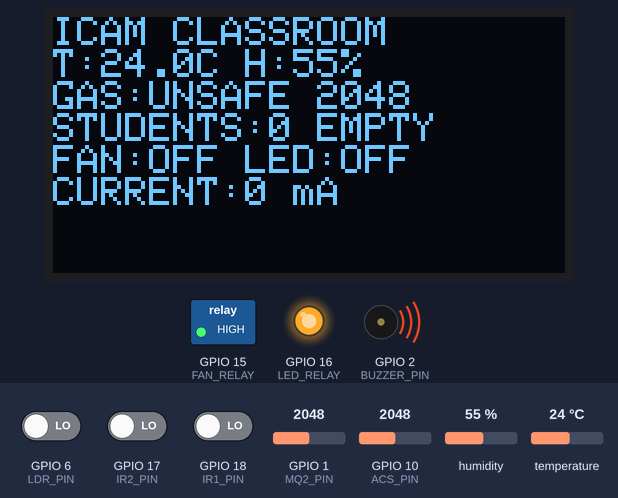
This sketch was run on a simulated ESP32-S3. On the bench: 128×64 one-colour display, switched loads named in the sketch (green lamp = pin HIGH), output pins drawn as LEDs (lit = HIGH), buzzer (waves = sounding, pin HIGH). Inputs (shaded band) come from the test bench; at power-on: GPIO 1 (MQ2_PIN) = 2048, humidity 55 %, GPIO 10 (ACS_PIN) = 2048, temperature 24 °C, GPIO 6 (LDR_PIN) LOW, GPIO 17 (IR2_PIN) LOW, GPIO 18 (IR1_PIN) LOW (analog values on the 0–4095 scale). Storage starts empty; what the sketch prints to the serial monitor is not drawn.

Above: at 1.6 s.
1.7 s: GPIO 1 (MQ2_PIN) set to 1939
At 3.0 s:
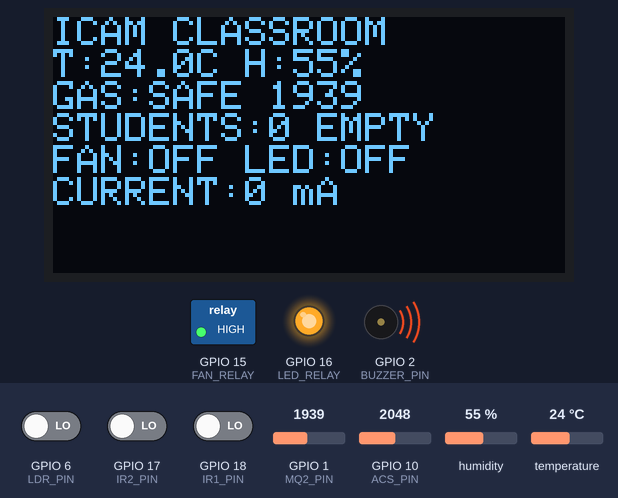
6.9 s: GPIO 1 (MQ2_PIN) set to 2040
At 13.3 s:
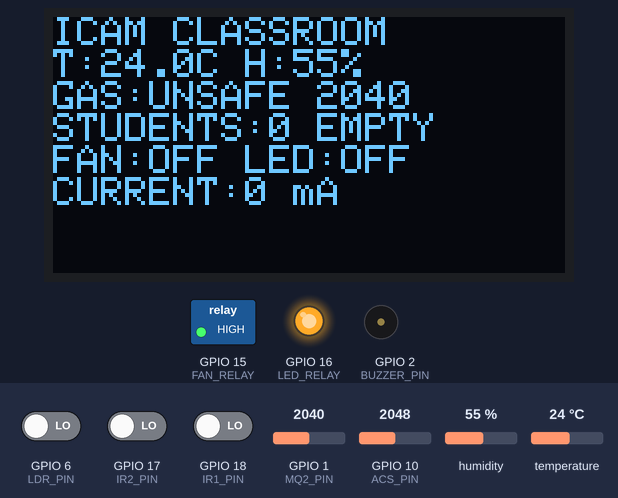
13.6 s: humidity set to 22 %
At 16.1 s:
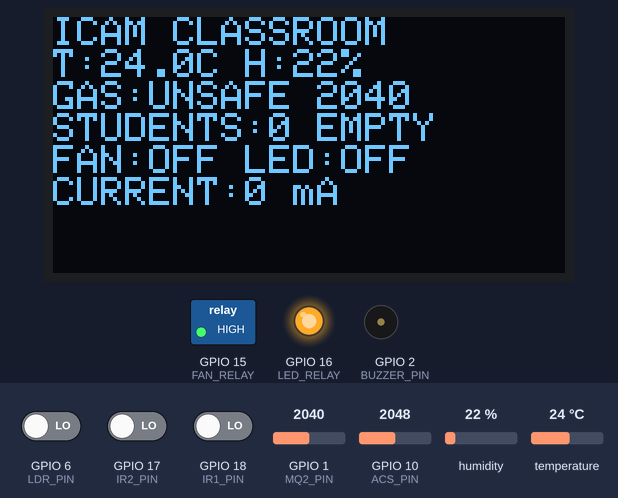
16.9 s: GPIO 10 (ACS_PIN) set to 1960
At 18.6 s:
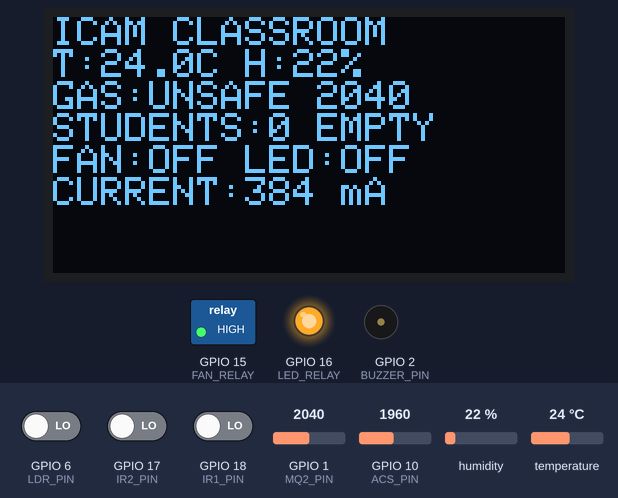
18.9 s: temperature set to 12 °C
At 21.3 s:
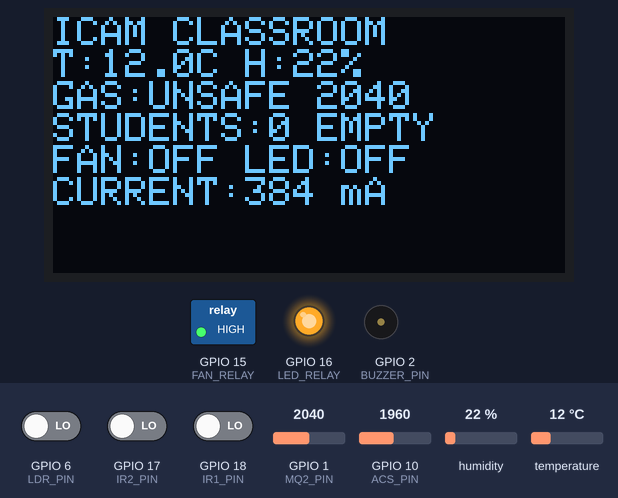
21.9 s: GPIO 10 (ACS_PIN) set to 2040
At 22.8 s:
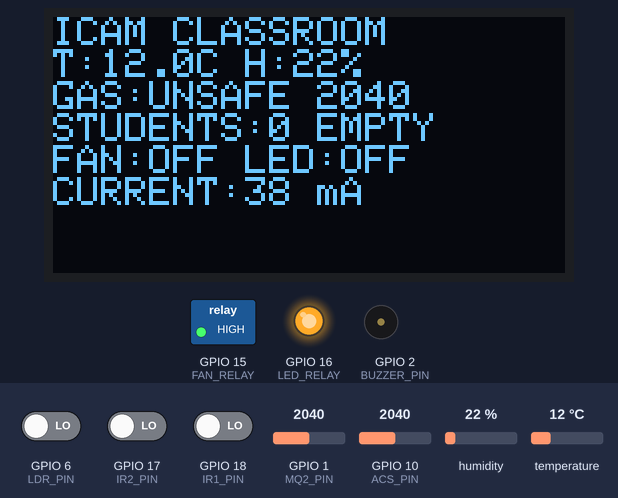
Timing chart, 0 to 24.9 s (numbered marks = the images above; inputs shaded):
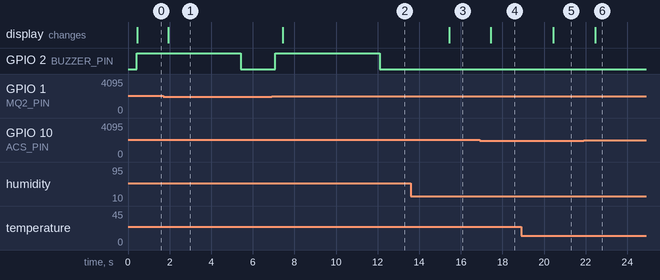

The sketch:

ICAM3.ino
```cpp
#include <Wire.h>
#include <DHT.h>
#include <Adafruit_GFX.h>
#include <Adafruit_SH110X.h>
#include <math.h>

// ==================================================
// ICAM - INTELLIGENT CLASSROOM AUTOMATION & MONITORING
// ESP32-S3 | Non-blocking millis() implementation
// ==================================================

// ---------- GPIO CONFIGURATION ----------
#define SDA_PIN       8
#define SCL_PIN       9

#define DHT_PIN       4
#define DHT_TYPE      DHT22

#define LDR_PIN       6
#define MQ2_PIN       1

#define BUZZER_PIN    2

#define FAN_RELAY     15   // Relay 1: Fan
#define LED_RELAY     16   // Relay 2: LED strip

#define IR1_PIN       18
#define IR2_PIN       17
#define ACS_PIN       10   // ACS712 5A analog output

// ---------- SETTINGS ----------
const unsigned long DHT_INTERVAL    = 2500UL;
const unsigned long SENSOR_INTERVAL = 200UL;
const unsigned long OLED_INTERVAL   = 500UL;
const unsigned long ACS_INTERVAL    = 500UL;

// ACS712 5A settings
const float ACS_SENSITIVITY = 0.185f; // 185 mV/A
const int ACS_SAMPLES = 100;

const float TEMP_THRESHOLD = 33.0;
const int GAS_THRESHOLD = 2000;

// Active-LOW relay configuration
const int RELAY_ON  = LOW;
const int RELAY_OFF = HIGH;

// Buzzer: active-HIGH
const int BUZZER_ON  = HIGH;
const int BUZZER_OFF = LOW;

// IR sensors: active-LOW, as in reference code
const int IR_DETECTED = LOW;

// Student counter settings
const int OCCUPIED_THRESHOLD = 2;
const unsigned long IR_SEQUENCE_TIMEOUT = 1000UL;
const unsigned long IR_CLEAR_TIMEOUT = 100UL;

// Buzzer durations: classroom status = 3 seconds, gas alert = 5 seconds
const unsigned long CLASS_BUZZER_DURATION = 1500UL;
const unsigned long GAS_BUZZER_DURATION   = 5000UL;

// ---------- OBJECTS ----------
DHT dht(DHT_PIN, DHT_TYPE);
Adafruit_SH1106G display(128, 64, &Wire, -1);

// ---------- SENSOR VARIABLES ----------
float temperature = 0.0;
float humidity = 0.0;

int ldrRaw = 0;
int mq2Raw = 0;
float mq2AdcVoltage = 0.0;

float acsZeroVoltage = 0.0f;
float acsVoltage = 0.0f;
float currentAmps = 0.0f;
float currentMilliAmps = 0.0f;

bool dhtOK = false;

bool previousClassOccupied = false;
bool classStateInitialized = false;

// ---------- AUTOMATION STATES ----------
bool fanOn = false;
bool lightOn = false;
bool gasUnsafe = false;

// LDR interpretation:
const int LDR_LIGHT_DETECTED = LOW;

// ---------- STUDENT COUNTING ----------
int studentCount = 0;

enum IRSequence {
  IR_IDLE,
  IR1_FIRST,
  IR2_FIRST
};

IRSequence irSequence = IR_IDLE;

unsigned long irSequenceStart = 0;
unsigned long lastIrClear = 0;

bool previousIr1 = false;
bool previousIr2 = false;

// ---------- NON-BLOCKING TIMERS ----------
unsigned long lastDhtRead = 0;
unsigned long lastSensorRead = 0;
unsigned long lastOledUpdate = 0;
unsigned long lastAcsRead = 0;
unsigned long activeBuzzerDuration = 0;

// ---------- BUZZER STATE MACHINE ----------
bool buzzerActive = false;
bool buzzerOutputOn = false;

int beepCount = 0;
unsigned long buzzerTimer = 0;

bool previousGasUnsafe = false;
unsigned long lastSerialStatus = 0;
#include "icam_web.h"
// ==================================================
// SETUP
// ==================================================

void setup() {
  Serial.begin(115200);
  // Give the ESP32-S3 native USB Serial Monitor time to connect.
  unsigned long serialWaitStart = millis();
  while (!Serial && (millis() - serialWaitStart < 5000UL)) {
    delay(10);
  }
  Serial.println();
  Serial.println("ICAM V2 booting... Serial baud: 115200");

  pinMode(LDR_PIN, INPUT);
  pinMode(MQ2_PIN, INPUT);

  pinMode(BUZZER_PIN, OUTPUT);
  digitalWrite(BUZZER_PIN, BUZZER_OFF);

  pinMode(FAN_RELAY, OUTPUT);
  pinMode(LED_RELAY, OUTPUT);

  // Both relays OFF at startup
  digitalWrite(FAN_RELAY, RELAY_OFF);
  digitalWrite(LED_RELAY, RELAY_OFF);

  pinMode(IR1_PIN, INPUT);
  pinMode(IR2_PIN, INPUT);

  analogReadResolution(12);
  analogSetPinAttenuation(MQ2_PIN, ADC_11db);
  pinMode(ACS_PIN, INPUT);
  analogSetPinAttenuation(ACS_PIN, ADC_11db);


  dht.begin();

  Wire.begin(SDA_PIN, SCL_PIN);
  Wire.setClock(100000);

  if (!display.begin(0x3C, true)) {
    Serial.println("OLED initialization failed!");
    while (true) {
      // Stop if display initialization fails
    }
  }

  display.clearDisplay();
  display.setTextColor(SH110X_WHITE);
  display.setTextSize(1);
  display.setCursor(0, 0);
  display.println("ICAM SYSTEM");
  display.println("Initializing...");
  display.display();

  // Calibrate ACS712 with fan and LED relays OFF.
  // Assumes ACS712 OUT is connected directly to GPIO 10.
  Serial.println("ACS712 calibration: keep loads OFF...");
  unsigned long acsTotalMv = 0;
  for (int i = 0; i < 500; i++) {
    acsTotalMv += analogReadMilliVolts(ACS_PIN);
    delayMicroseconds(500);
  }
  acsZeroVoltage = (acsTotalMv / 500.0f) / 1000.0f;
  Serial.print("ACS712 zero voltage: ");
  Serial.print(acsZeroVoltage, 3);
  Serial.println(" V");

  unsigned long now = millis();

  // Trigger first sensor readings without blocking
  lastDhtRead = now - DHT_INTERVAL;
  lastSensorRead = now - SENSOR_INTERVAL;
  lastOledUpdate = now - OLED_INTERVAL;

  Serial.println("ICAM system started");
icamWebBegin();

}

// ==================================================
// MAIN LOOP
// ==================================================

void loop() {
  unsigned long now = millis();

  readDHT(now);
  readOtherSensors(now);
  readACS712(now);
  controlFan();
  controlLight();
  monitorGas(now);
  updateBuzzer(now);
  updateStudentCounter(now);
  checkClassroomStatus(now);
  updateOLED(now);
  icamWebLoop();
  printSerialStatus(now);
}

// ==================================================
// SERIAL MONITOR STATUS OUTPUT
// ==================================================
void printSerialStatus(unsigned long now) {
  if (now - lastSerialStatus < 2500UL) return;
  lastSerialStatus = now;

  Serial.println("---------------- ICAM SENSOR STATUS ----------------");
  Serial.print("Temperature: ");
  if (dhtOK) Serial.print(temperature, 1); else Serial.print("READ ERROR");
  Serial.print(" C | Humidity: ");
  if (dhtOK) Serial.print(humidity, 1); else Serial.print("READ ERROR");
  Serial.println(" %");

  Serial.print("LDR raw (digital): "); Serial.print(ldrRaw);
  Serial.print(" | Ambient light: "); Serial.println(lightOn ? "DETECTED" : "NOT DETECTED");
  Serial.print("MQ-2 raw ADC: "); Serial.print(mq2Raw);
  Serial.print(" | ADC estimate: "); Serial.print(mq2AdcVoltage, 2);
  Serial.print(" V | Gas status: "); Serial.println(gasUnsafe ? "UNSAFE" : "SAFE");
  Serial.print("Current: "); Serial.print(currentAmps, 3);
  Serial.print(" A | "); Serial.print(currentMilliAmps, 0); Serial.println(" mA");
  Serial.print("Student count: "); Serial.print(studentCount);
  Serial.print(" | Classroom: "); Serial.println(studentCount >= OCCUPIED_THRESHOLD ? "OCCUPIED" : "EMPTY");
  Serial.print("Fan: "); Serial.print(fanOn ? "ON" : "OFF");
  Serial.print(" | LED relay: "); Serial.print(digitalRead(LED_RELAY) == RELAY_ON ? "ON" : "OFF");
  Serial.print(" | Buzzer: "); Serial.println(digitalRead(BUZZER_PIN) == BUZZER_ON ? "ON" : "OFF");
}

// ==================================================
// DHT22: TEMPERATURE AND HUMIDITY
// ==================================================

void readDHT(unsigned long now) {
  if (now - lastDhtRead < DHT_INTERVAL) {
    return;
  }

  lastDhtRead = now;

  float t = dht.readTemperature();
  float h = dht.readHumidity();

  if (!isnan(t) && !isnan(h)) {
    temperature = t;
    humidity = h;
    dhtOK = true;
  } else {
    dhtOK = false;
    Serial.println("DHT22 read error");
  }
}

// ==================================================
// LDR AND MQ-2 READINGS
// ==================================================


void readOtherSensors(unsigned long now) {
  if (now - lastSensorRead < SENSOR_INTERVAL) {
    return;
  }

  lastSensorRead = now;

  // LDR digital output: LOW or HIGH
  ldrRaw = digitalRead(LDR_PIN);

  // MQ-2 analog output
  mq2Raw = analogRead(MQ2_PIN);
  mq2AdcVoltage = (mq2Raw / 4095.0f) * 3.3f;

  // Change LOW to HIGH if the LDR behaves opposite
  const int LDR_LIGHT_DETECTED = LOW;

  bool detectedLight = (ldrRaw == LDR_LIGHT_DETECTED);

  lightOn = detectedLight;
}


// ==================================================
// ACS712 5A CURRENT MONITORING - GPIO 10
// ==================================================

void readACS712(unsigned long now) {
  if (now - lastAcsRead < ACS_INTERVAL) {
    return;
  }
  lastAcsRead = now;

  unsigned long totalMv = 0;
  for (int i = 0; i < ACS_SAMPLES; i++) {
    totalMv += analogReadMilliVolts(ACS_PIN);
    delayMicroseconds(500);
  }

  // Voltage measured at GPIO 10. This assumes direct connection,
  // with no voltage divider between ACS712 OUT and GPIO 10.
  acsVoltage = (totalMv / (float)ACS_SAMPLES) / 1000.0f;

  currentAmps = fabsf(acsVoltage - acsZeroVoltage) / ACS_SENSITIVITY;
  currentMilliAmps = currentAmps * 1000.0f;

  Serial.print("ACS712 Voltage: ");
  Serial.print(acsVoltage, 3);
  Serial.print(" V | Current: ");
  Serial.print(currentAmps, 3);
  Serial.print(" A | ");
  Serial.print(currentMilliAmps, 0);
  Serial.println(" mA");
}

// ==================================================
// FAN: RELAY 1
// ==================================================


void controlFan() {
  bool classroomOccupied =
      (studentCount >= OCCUPIED_THRESHOLD);

  bool shouldRunFan =
      classroomOccupied &&
      dhtOK &&
      (temperature > TEMP_THRESHOLD);

  if (shouldRunFan != fanOn) {
    fanOn = shouldRunFan;

    digitalWrite(
      FAN_RELAY,
      fanOn ? RELAY_ON : RELAY_OFF
    );

    Serial.println(fanOn ? "FAN ON" : "FAN OFF");
  }
}


// ==================================================
// LED STRIP: RELAY 2
// ==================================================


void controlLight() {
  bool classroomOccupied =
      (studentCount >= OCCUPIED_THRESHOLD);

  bool shouldTurnOnLED =
      classroomOccupied && !lightOn;

  if (shouldTurnOnLED != (digitalRead(LED_RELAY) == RELAY_ON)) {
    digitalWrite(
      LED_RELAY,
      shouldTurnOnLED ? RELAY_ON : RELAY_OFF
    );
  }
}


// ==================================================
// MQ-2 GAS MONITORING
// ==================================================


void monitorGas(unsigned long now) {
  gasUnsafe = (mq2Raw > GAS_THRESHOLD);

  // Start a continuous 5-second gas alarm
  if (gasUnsafe && !previousGasUnsafe && !buzzerActive) {

    activeBuzzerDuration = GAS_BUZZER_DURATION;

    buzzerActive = true;
    buzzerOutputOn = true;

    digitalWrite(BUZZER_PIN, BUZZER_ON);
    buzzerTimer = now;
  }

  previousGasUnsafe = gasUnsafe;
}


// ==================================================
// NON-BLOCKING BUZZER: DURATION SELECTED BY ALERT
// ==================================================

void updateBuzzer(unsigned long now) {
  if (!buzzerActive) {
    return;
  }

  // Keep buzzer ON continuously for 5 seconds
  if (now - buzzerTimer >= activeBuzzerDuration) {
    digitalWrite(BUZZER_PIN, BUZZER_OFF);

    buzzerOutputOn = false;
    buzzerActive = false;
  }
}


// ==================================================
// Check classroom status
// ==================================================


void checkClassroomStatus(unsigned long now) {
  bool classroomOccupied =
      (studentCount >= OCCUPIED_THRESHOLD);

  // Initialize without triggering an alarm at startup
  if (!classStateInitialized) {
    previousClassOccupied = classroomOccupied;
    classStateInitialized = true;
    return;
  }

  // Beep for 3 seconds when class status changes
  if (classroomOccupied != previousClassOccupied) {
    activeBuzzerDuration = CLASS_BUZZER_DURATION;
    buzzerActive = true;
    buzzerOutputOn = true;

    digitalWrite(BUZZER_PIN, BUZZER_ON);
    buzzerTimer = now;

    previousClassOccupied = classroomOccupied;
  }
}


// ==================================================
// TWO-IR STUDENT COUNTER
// IR1 -> IR2: IN (+1)
// IR2 -> IR1: OUT (-1)
// ==================================================

void updateStudentCounter(unsigned long now) {
  bool ir1 = (digitalRead(IR1_PIN) == IR_DETECTED);
  bool ir2 = (digitalRead(IR2_PIN) == IR_DETECTED);

  // Sequence timeout
  if (irSequence != IR_IDLE &&
      now - irSequenceStart > IR_SEQUENCE_TIMEOUT) {
    irSequence = IR_IDLE;
  }

  switch (irSequence) {
    case IR_IDLE:
      if (ir1 && !ir2 && !previousIr1) {
        irSequence = IR1_FIRST;
        irSequenceStart = now;
      } else if (ir2 && !ir1 && !previousIr2) {
        irSequence = IR2_FIRST;
        irSequenceStart = now;
      }
      break;

    case IR1_FIRST:
      if (ir2 && !ir1) {
        studentCount++;
        Serial.printf("STUDENT ENTERED: %d\n", studentCount);
        irSequence = IR_IDLE;
      }
      break;

    case IR2_FIRST:
      if (ir1 && !ir2) {
        if (studentCount > 0) {
          studentCount--;
        }

        Serial.printf("STUDENT EXITED: %d\n", studentCount);
        irSequence = IR_IDLE;
      }
      break;
  }

  // Require both sensors to clear before accepting another pass.
  if (!ir1 && !ir2) {
    if (lastIrClear == 0) {
      lastIrClear = now;
    }

    if (now - lastIrClear >= IR_CLEAR_TIMEOUT) {
      previousIr1 = false;
      previousIr2 = false;
    }
  } else {
    lastIrClear = 0;
    previousIr1 = ir1;
    previousIr2 = ir2;
  }
}

// ==================================================
// OLED: COMPACT CLASSROOM DASHBOARD
// ==================================================

void updateOLED(unsigned long now) {
  if (now - lastOledUpdate < OLED_INTERVAL) {
    return;
  }

  lastOledUpdate = now;

  display.clearDisplay();
  display.setTextColor(SH110X_WHITE);
  display.setTextSize(1);

  display.setCursor(0, 0);
  display.println("ICAM CLASSROOM");

  display.setCursor(0, 8);
  display.print("T:");
  if (dhtOK) {
    display.print(temperature, 1);
    display.print("C H:");
    display.print(humidity, 0);
    display.println("%");
  } else {
    display.println("DHT ERROR");
  }

  display.setCursor(0, 16);
  display.print("GAS:");
  display.print(gasUnsafe ? "UNSAFE" : "SAFE");
  display.print(" ");
  display.println(mq2Raw);

  display.setCursor(0, 24);
  display.print("STUDENTS:");
  display.print(studentCount);
  display.print(" ");
  display.println(studentCount >= OCCUPIED_THRESHOLD ? "OCCUPIED" : "EMPTY");

  display.setCursor(0, 32);
  display.print("FAN:");
  display.print(fanOn ? "ON" : "OFF");
  display.print(" LED:");
  display.println(digitalRead(LED_RELAY) == RELAY_ON ? "ON" : "OFF");

  display.setCursor(0, 40);
  display.print("CURRENT:");
  display.print(currentMilliAmps, 0);
  display.println(" mA");

  display.display();
}
```

Source omitted: icam_web.h (8906 bytes)

Measured:
- the behaviour switches between 2001 and 2000 on GPIO 1 (MQ2_PIN) (found by bisection; images 0 and 1)
- after the input at 1.7 s, the display: changes after 0.24 s (image 1)
- after the input at 6.9 s, GPIO 2 (BUZZER_PIN): LOW → HIGH after 0.19 s, → LOW 5.0 s later; the display: changes after 0.54 s (image 2)
- after the input at 13.6 s, the display: changes after 1.8 s (image 3)
- after the input at 16.9 s, the display: changes after 0.55 s (image 4)
- after the input at 18.9 s, the display: changes after 1.6 s (image 5)
- after the input at 21.9 s, the display: changes after 0.55 s (image 6)
